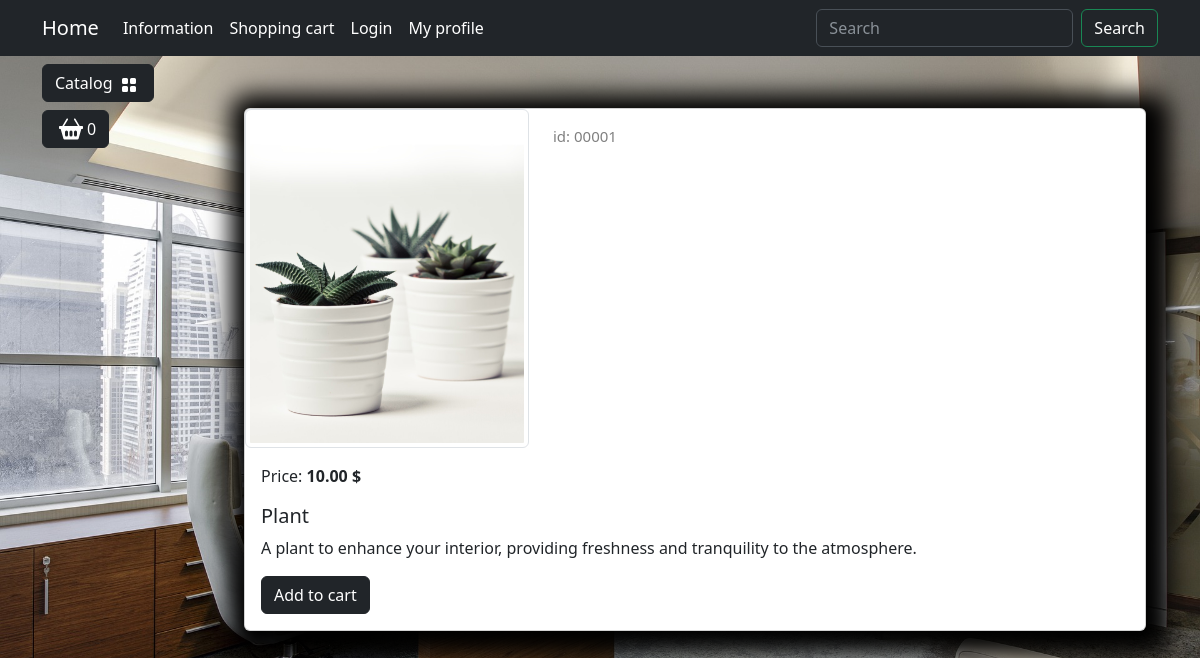
/catalog/product/plant/, run on the app's committed database.
### goods/models.py (models this page shows, shortened)
class Product(models.Model):
    class Meta:
        db_table = "product"
        verbose_name = "Product"
        verbose_name_plural = "Products"
    name = models.CharField(max_length=150, unique=True, verbose_name="Name")
    slug = models.SlugField(
        max_length=200, unique=True, blank=True, null=True, verbose_name="URL"
    )
    description = models.TextField(blank=True, null=True, verbose_name="Description")
    image = models.ImageField(
        upload_to="goods_images", blank=True, null=True, verbose_name="Image"
    )
    price = models.DecimalField(
        default=0.00, max_digits=7, decimal_places=2, verbose_name="Price"
    )
    discount = models.DecimalField(
        default=0.00, max_digits=7, decimal_places=2, verbose_name="Discount"
    )
    quantity = models.PositiveIntegerField(default=0, verbose_name="Quantity")
    category = models.ForeignKey(
        to=Categories, on_delete=models.CASCADE, verbose_name="Category"
    )
    def display_id(self):
        return f"{self.id:05}"
    def sell_price(self):
        if self.discount:
            return round(self.price - self.price * self.discount / 100, 2)
        return self.price

### goods/views.py (the view)
# urls.py: path("product/<slug:product_slug>/", views.product, name="product"),
def product(request, product_slug):
    product_instance = Product.objects.get(slug=product_slug)
    context = {
        "product": product_instance,
    }
    return render(request, "goods/product.html", context=context)

### goods/templatetags/goods_tags.py (called while the page is built)
@register.simple_tag()
def tag_categories():
    return Categories.objects.all()

### goods/templates/goods/product.html (shortened to what this page needs)
{% extends "main/base.html" %}
{% load static %}
{% block content %}
<div class="container mt-5">
<div class="card mb-4 custom-shadow">
    <div class="row">
        <div class="col-md-4">
            <img src="{{product.image.url}}"
                class="img-thumbnail" data-bs-toggle="modal" data-bs-target="#imageModal1">
        </div>
        <div class="col-md-4 ">
            <p class="product_id mt-3">id: {{product.display_id}}</p>
        </div>
    </div>
    <div class="card-body">
        <p class="card-text">Price: <strong>{{product.sell_price}} $</strong></p>
        <h5 class="card-title">{{product.name}}</h5>
        <p class="card-text">{{product.description}}</p>
        <a href="#" class="btn btn-dark add-to-cart">Add to cart</a>
    </div>
</div>
</div>
{% endblock content %}

### static/deps/css/my_css.css (style rules this page uses)
body { background-image: url("../images/bg-image.jpg"); background-repeat: no-repeat; background-attachment: fixed; background-position: center center; background-size: cover; height: 100%; }
.custom-shadow { box-shadow: 5px 5px 25px 19px #000000; }
.product_id { color: gray; font-size: 15px; }

### data on the page
Product: image (picture), display_id "00001", sell_price "10.00", name "Plant", description "A plant to enhance your interior, providing freshness and tranquility to the atmosphere."
